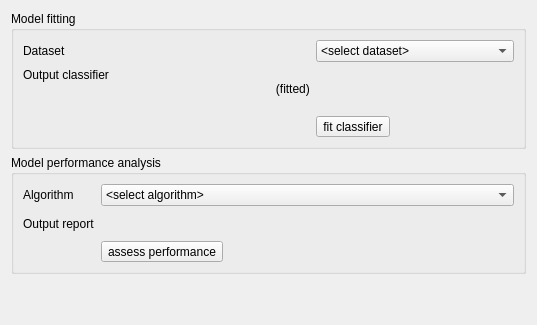
          <widget class="QWidget" name="tab_21">
           <attribute name="title">
            <string>Model</string>
           </attribute>
           <layout class="QVBoxLayout" name="verticalLayout">
            <item>
             <widget class="QGroupBox" name="groupBox_2">
              <property name="title">
               <string>Model fitting</string>
              </property>
              <property name="flat">
               <bool>true</bool>
              </property>
              <property name="checkable">
               <bool>false</bool>
              </property>
              <layout class="QFormLayout" name="formLayout_2">
               <item row="0" column="0">
                <widget class="QLabel" name="label_73">
                 <property name="text">
                  <string>Dataset</string>
                 </property>
                </widget>
               </item>
               <item row="0" column="1">
                <widget class="QComboBox" name="mDataFit">
                 <item>
                  <property name="text">
                   <string>&lt;select dataset&gt;</string>
                  </property>
                 </item>
                 <item>
                  <property name="text">
                   <string>dataset</string>
                  </property>
                 </item>
                 <item>
                  <property name="text">
                   <string>dataset (split)</string>
                  </property>
                 </item>
                 <item>
                  <property name="text">
                   <string>dataset (clustered)</string>
                  </property>
                 </item>
                 <item>
                  <property name="text">
                   <string>dataset (ranked)</string>
                  </property>
                 </item>
                </widget>
               </item>
               <item row="1" column="0">
                <widget class="QLabel" name="label_70">
                 <property name="text">
                  <string>Output classifier
                                                                            (fitted)
                                                                        </string>
                 </property>
                </widget>
               </item>
               <item row="1" column="1">
                <layout class="QHBoxLayout" name="horizontalLayout_43">
                 <item>
                  <widget class="QgsFileWidget" name="mFileClassifierFitted">
                   <property name="sizePolicy">
                    <sizepolicy hsizetype="Preferred" vsizetype="Preferred">
                     <horstretch>2</horstretch>
                     <verstretch>0</verstretch>
                    </sizepolicy>
                   </property>
                   <property name="filter">
                    <string>*.skops</string>
                   </property>
                   <property name="storageMode">
                    <enum>QgsFileWidget::SaveFile</enum>
                   </property>
                   <property name="relativeStorage">
                    <enum>QgsFileWidget::Absolute</enum>
                   </property>
                  </widget>
                 </item>
                 <item>
                  <widget class="QToolButton" name="mViewClassifierFitted">
                   <property name="toolTip">
                    <string/>
                   </property>
                   <property name="text">
                    <string/>
                   </property>
                   <property name="icon">
                    <iconset>
                     <normaloff>
                                                                                        :/qt-project.org/styles/commonstyle/images/filecontents-128.png</normaloff>
                                                                                        :/qt-project.org/styles/commonstyle/images/filecontents-128.png</iconset>
                   </property>
                   <property name="iconSize">
                    <size>
                     <width>16</width>
                     <height>16</height>
                    </size>
                   </property>
                   <property name="toolButtonStyle">
                    <enum>Qt::ToolButtonIconOnly</enum>
                   </property>
                   <property name="autoRaise">
                    <bool>true</bool>
                   </property>
                  </widget>
                 </item>
                </layout>
               </item>
               <item row="2" column="1">
                <widget class="QToolButton" name="mRunClassifierFit">
                 <property name="text">
                  <string>fit classifier</string>
                 </property>
                 <property name="icon">
                  <iconset>
                   <normaloff>
                                                                                :/images/themes/default/processingAlgorithm.svg</normaloff>
                                                                                :/images/themes/default/processingAlgorithm.svg</iconset>
                 </property>
                 <property name="toolButtonStyle">
                  <enum>Qt::ToolButtonTextBesideIcon</enum>
                 </property>
                </widget>
               </item>
              </layout>
             </widget>
            </item>
            <item>
             <widget class="QGroupBox" name="groupBox_3">
              <property name="title">
               <string>Model performance analysis</string>
              </property>
              <property name="flat">
               <bool>true</bool>
              </property>
              <property name="checkable">
               <bool>false</bool>
              </property>
              <layout class="QFormLayout" name="formLayout_3">
               <item row="0" column="1">
                <widget class="QComboBox" name="mAlgoClassifierPerformance">
                 <property name="currentIndex">
                  <number>0</number>
                 </property>
                 <item>
                  <property name="text">
                   <string>&lt;select algorithm&gt;</string>
                  </property>
                 </item>
                 <item>
                  <property name="text">
                   <string>cross-validation performance
                                                                            </string>
                  </property>
                 </item>
                 <item>
                  <property name="text">
                   <string>test dataset performance</string>
                  </property>
                 </item>
                 <item>
                  <property name="text">
                   <string>training dataset performance
                                                                            </string>
                  </property>
                 </item>
                </widget>
               </item>
               <item row="0" column="0">
                <widget class="QLabel" name="label_72">
                 <property name="text">
                  <string>Algorithm</string>
                 </property>
                </widget>
               </item>
               <item row="1" column="0">
                <widget class="QLabel" name="label_74">
                 <property name="text">
                  <string>Output report</string>
                 </property>
                </widget>
               </item>
               <item row="1" column="1">
                <layout class="QHBoxLayout" name="horizontalLayout_45">
                 <item>
                  <widget class="QgsFileWidget" name="mFileClassifierPerformanceReport">
                   <property name="enabled">
                    <bool>true</bool>
                   </property>
                   <property name="sizePolicy">
                    <sizepolicy hsizetype="Preferred" vsizetype="Preferred">
                     <horstretch>2</horstretch>
                     <verstretch>0</verstretch>
                    </sizepolicy>
                   </property>
                   <property name="fileWidgetButtonVisible">
                    <bool>true</bool>
                   </property>
                   <property name="filter">
                    <string>*.html</string>
                   </property>
                   <property name="storageMode">
                    <enum>QgsFileWidget::SaveFile</enum>
                   </property>
                   <property name="relativeStorage">
                    <enum>QgsFileWidget::Absolute</enum>
                   </property>
                  </widget>
                 </item>
                 <item>
                  <widget class="QToolButton" name="mViewClassifierPerformanceReport">
                   <property name="toolTip">
                    <string/>
                   </property>
                   <property name="text">
                    <string/>
                   </property>
                   <property name="icon">
                    <iconset>
                     <normaloff>
                                                                                        :/qt-project.org/styles/commonstyle/images/filecontents-128.png</normaloff>
                                                                                        :/qt-project.org/styles/commonstyle/images/filecontents-128.png</iconset>
                   </property>
                   <property name="iconSize">
                    <size>
                     <width>16</width>
                     <height>16</height>
                    </size>
                   </property>
                   <property name="toolButtonStyle">
                    <enum>Qt::ToolButtonIconOnly</enum>
                   </property>
                   <property name="autoRaise">
                    <bool>true</bool>
                   </property>
                  </widget>
                 </item>
                </layout>
               </item>
               <item row="3" column="1">
                <widget class="QToolButton" name="mRunClassifierPerformance">
                 <property name="text">
                  <string>assess performance</string>
                 </property>
                 <property name="icon">
                  <iconset>
                   <normaloff>
                                                                                :/images/themes/default/processingAlgorithm.svg</normaloff>
                                                                                :/images/themes/default/processingAlgorithm.svg</iconset>
                 </property>
                 <property name="toolButtonStyle">
                  <enum>Qt::ToolButtonTextBesideIcon</enum>
                 </property>
                </widget>
               </item>
              </layout>
             </widget>
            </item>
            <item>
             <spacer name="verticalSpacer">
              <property name="orientation">
               <enum>Qt::Vertical</enum>
              </property>
              <property name="sizeHint" stdset="0">
               <size>
                <width>20</width>
                <height>40</height>
               </size>
              </property>
             </spacer>
            </item>
           </layout>
          </widget>
